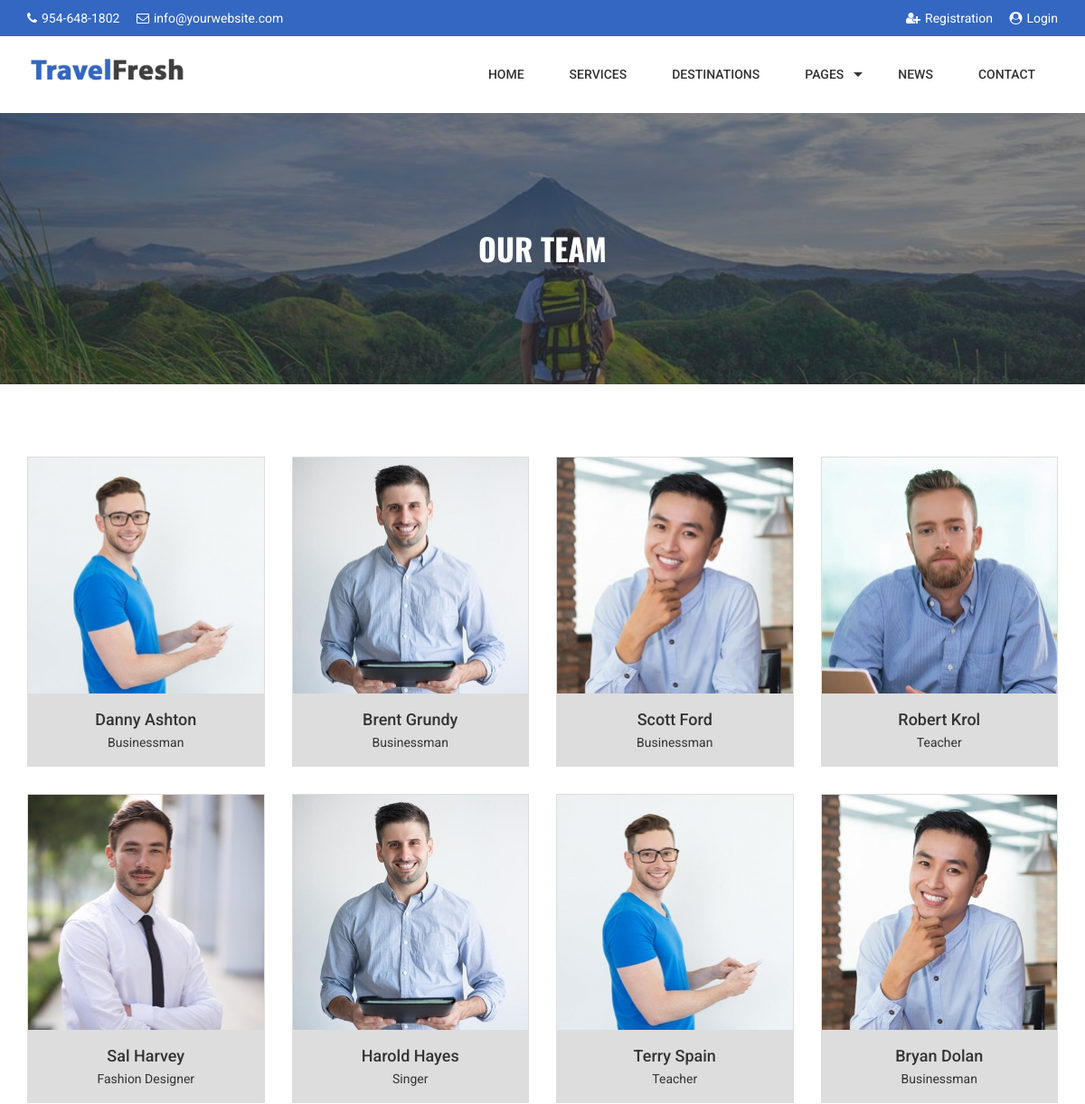
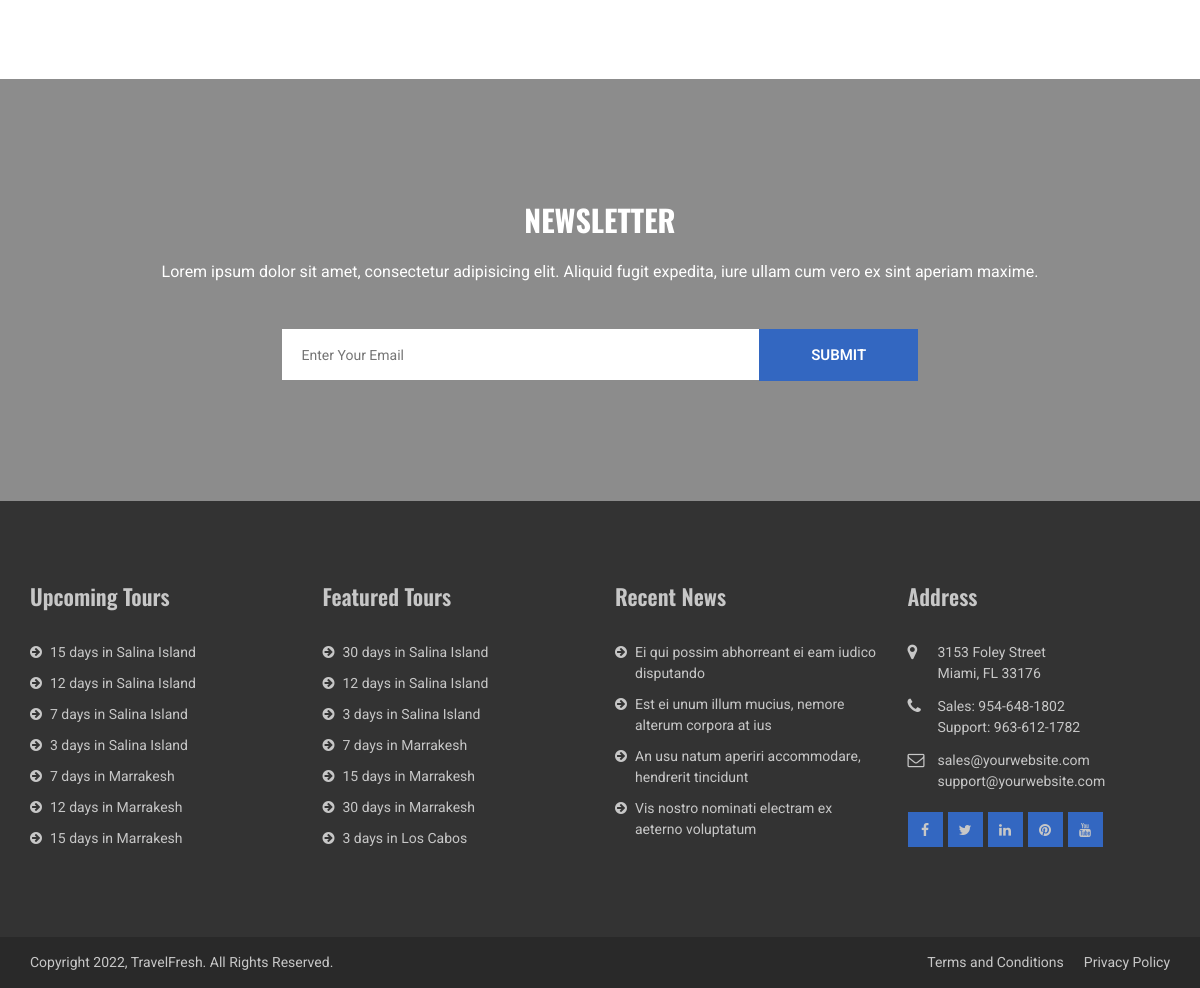
The page /travelfresh/index.php/team on the database its author committed (2 pictures, top to bottom).
### tables this page shows
CREATE TABLE `tbl_settings` (
  `id` int NOT NULL,
  `logo` text NOT NULL,
  `favicon` text NOT NULL,
  `footer_copyright` text NOT NULL,
  `footer_address` text NOT NULL,
  `footer_email` text NOT NULL,
  `footer_phone` text NOT NULL,
  `top_bar_email` text NOT NULL,
  `top_bar_phone` text NOT NULL,
  `send_email_from` text NOT NULL,
  `receive_email_to` text NOT NULL,
  `smtp_host` text NOT NULL,
  `smtp_port` text NOT NULL,
  `smtp_username` text NOT NULL,
  `smtp_password` text NOT NULL,
  `total_recent_news_footer` int NOT NULL,
  `total_upcoming_tour_footer` int NOT NULL,
  `total_featured_tour_footer` int NOT NULL,
  `total_recent_news_sidebar` int NOT NULL,
  `total_recent_news_home_page` int NOT NULL,
  `home_title_service` text NOT NULL,
  `home_subtitle_service` text NOT NULL,
  `home_status_service` text NOT NULL,
  `home_title_team_member` text NOT NULL,
  `home_subtitle_team_member` text NOT NULL,
  `home_status_team_member` text NOT NULL,
  `home_title_testimonial` text NOT NULL,
  `home_subtitle_testimonial` text NOT NULL,
  `home_status_testimonial` text NOT NULL,
  `home_photo_testimonial` text NOT NULL,
  `home_title_news` text NOT NULL,
  `home_subtitle_news` text NOT NULL,
  `home_status_news` text NOT NULL,
  `home_title_client` text NOT NULL,
  `home_subtitle_client` text NOT NULL,
  `home_status_client` text NOT NULL,
  `home_title_destination` text NOT NULL,
  `home_subtitle_destination` text NOT NULL,
  `home_status_destination` text NOT NULL,
  `home_title_featured_package` text NOT NULL,
  `home_subtitle_featured_package` text NOT NULL,
  `home_status_featured_package` text NOT NULL,
  `newsletter_title` text NOT NULL,
  `newsletter_text` text NOT NULL,
  `newsletter_photo` text NOT NULL,
  `newsletter_status` text NOT NULL,
  `banner_about` text NOT NULL,
  `banner_faq` text NOT NULL,
  `banner_service` text NOT NULL,
  `banner_testimonial` text NOT NULL,
  `banner_news` text NOT NULL,
  `banner_contact` text NOT NULL,
  `banner_search` text NOT NULL,
  `banner_category` text NOT NULL,
  `banner_terms` text NOT NULL,
  `banner_privacy` text NOT NULL,
  `banner_destination` text NOT NULL,
  `banner_team` text NOT NULL,
  `banner_payment` text NOT NULL,
  `banner_payment_success` text NOT NULL,
  `banner_payment_pending` text NOT NULL,
  `banner_registration` text NOT NULL,
  `banner_login` text NOT NULL,
  `banner_forget_password` text NOT NULL,
  `banner_reset_password` text NOT NULL,
  `banner_reset_password_success` text NOT NULL,
  `banner_verify_registration` text NOT NULL,
  `banner_verify_subscriber` text NOT NULL,
  `counter_1_title` text NOT NULL,
  `counter_1_value` text NOT NULL,
  `counter_2_title` text NOT NULL,
  `counter_2_value` text NOT NULL,
  `counter_3_title` text NOT NULL,
  `counter_3_value` text NOT NULL,
  `counter_4_title` text NOT NULL,
  `counter_4_value` text NOT NULL,
  `counter_photo` text NOT NULL,
  `counter_status` text NOT NULL,
  `front_end_color` text NOT NULL,
  `paypal_email` text NOT NULL,
  `stripe_public_key` text NOT NULL,
  `stripe_secret_key` text NOT NULL,
  `bank_detail` text NOT NULL,
  `recaptcha_site_key` text NOT NULL,
  `recaptcha_status` text NOT NULL,
  `preloader` text NOT NULL,
  `website_name` text NOT NULL
);

CREATE TABLE `tbl_page` (
  `id` int NOT NULL,
  `mt_home` varchar(255) NOT NULL,
  `mk_home` mediumtext NOT NULL,
  `md_home` mediumtext NOT NULL,
  `about_heading` varchar(255) NOT NULL,
  `about_content` mediumtext NOT NULL,
  `mt_about` varchar(255) NOT NULL,
  `mk_about` mediumtext NOT NULL,
  `md_about` mediumtext NOT NULL,
  `gallery_heading` varchar(255) NOT NULL,
  `mt_gallery` varchar(255) NOT NULL,
  `mk_gallery` mediumtext NOT NULL,
  `md_gallery` mediumtext NOT NULL,
  `faq_heading` varchar(255) NOT NULL,
  `mt_faq` varchar(255) NOT NULL,
  `mk_faq` mediumtext NOT NULL,
  `md_faq` mediumtext NOT NULL,
  `service_heading` varchar(255) NOT NULL,
  `mt_service` varchar(255) NOT NULL,
  `mk_service` mediumtext NOT NULL,
  `md_service` mediumtext NOT NULL,
  `portfolio_heading` varchar(255) NOT NULL,
  `mt_portfolio` varchar(255) NOT NULL,
  `mk_portfolio` mediumtext NOT NULL,
  `md_portfolio` mediumtext NOT NULL,
  `testimonial_heading` varchar(255) NOT NULL,
  `mt_testimonial` varchar(255) NOT NULL,
  `mk_testimonial` mediumtext NOT NULL,
  `md_testimonial` mediumtext NOT NULL,
  `news_heading` varchar(255) NOT NULL,
  `mt_news` varchar(255) NOT NULL,
  `mk_news` mediumtext NOT NULL,
  `md_news` mediumtext NOT NULL,
  `contact_heading` varchar(255) NOT NULL,
  `contact_address` mediumtext NOT NULL,
  `contact_email` mediumtext NOT NULL,
  `contact_phone` mediumtext NOT NULL,
  `contact_map` mediumtext NOT NULL,
  `mt_contact` varchar(255) NOT NULL,
  `mk_contact` mediumtext NOT NULL,
  `md_contact` mediumtext NOT NULL,
  `search_heading` varchar(255) NOT NULL,
  `mt_search` varchar(255) NOT NULL,
  `mk_search` mediumtext NOT NULL,
  `md_search` mediumtext NOT NULL,
  `term_heading` varchar(255) NOT NULL,
  `term_content` mediumtext NOT NULL,
  `mt_term` varchar(255) NOT NULL,
  `mk_term` mediumtext NOT NULL,
  `md_term` mediumtext NOT NULL,
  `privacy_heading` varchar(255) NOT NULL,
  `privacy_content` mediumtext NOT NULL,
  `mt_privacy` varchar(255) NOT NULL,
  `mk_privacy` mediumtext NOT NULL,
  `md_privacy` mediumtext NOT NULL,
  `destination_heading` varchar(255) NOT NULL,
  `mt_destination` varchar(255) NOT NULL,
  `mk_destination` mediumtext NOT NULL,
  `md_destination` mediumtext NOT NULL,
  `team_heading` varchar(255) NOT NULL,
  `mt_team` varchar(255) NOT NULL,
  `mk_team` mediumtext NOT NULL,
  `md_team` mediumtext NOT NULL
);

CREATE TABLE `tbl_team_member` (
  `id` int NOT NULL,
  `name` varchar(255) NOT NULL,
  `designation` varchar(100) NOT NULL,
  `photo` varchar(255) NOT NULL,
  `banner` varchar(255) NOT NULL,
  `detail` mediumtext NOT NULL,
  `facebook` varchar(255) NOT NULL,
  `twitter` varchar(255) NOT NULL,
  `linkedin` varchar(255) NOT NULL,
  `youtube` varchar(255) NOT NULL,
  `google_plus` varchar(255) NOT NULL,
  `instagram` varchar(255) NOT NULL,
  `flickr` varchar(255) NOT NULL,
  `phone` varchar(100) NOT NULL,
  `email` varchar(100) NOT NULL,
  `website` varchar(100) NOT NULL,
  `meta_title` varchar(255) NOT NULL,
  `meta_keyword` mediumtext NOT NULL,
  `meta_description` mediumtext NOT NULL
);

CREATE TABLE `tbl_package` (
  `p_id` int NOT NULL,
  `p_name` varchar(100) NOT NULL,
  `p_featured_photo` varchar(255) NOT NULL,
  `p_banner_photo` varchar(255) NOT NULL,
  `p_description` mediumtext NOT NULL,
  `p_description_short` text NOT NULL,
  `p_location` mediumtext NOT NULL,
  `p_start_date` varchar(10) NOT NULL,
  `p_end_date` varchar(10) NOT NULL,
  `p_last_booking_date` varchar(10) NOT NULL,
  `p_map` mediumtext NOT NULL,
  `p_itinerary` mediumtext NOT NULL,
  `p_price_single` varchar(10) NOT NULL,
  `p_policy` mediumtext NOT NULL,
  `p_terms` mediumtext NOT NULL,
  `p_is_featured` varchar(3) NOT NULL,
  `d_id` int NOT NULL,
  `meta_title` varchar(255) NOT NULL,
  `meta_keyword` mediumtext NOT NULL,
  `meta_description` mediumtext NOT NULL
);

CREATE TABLE `tbl_news` (
  `news_id` int NOT NULL,
  `news_title` varchar(255) NOT NULL,
  `news_content` mediumtext NOT NULL,
  `news_content_short` mediumtext NOT NULL,
  `news_date` varchar(255) NOT NULL,
  `photo` varchar(255) NOT NULL,
  `banner` varchar(255) NOT NULL,
  `category_id` int NOT NULL,
  `comment` varchar(3) NOT NULL,
  `meta_title` varchar(255) NOT NULL,
  `meta_keyword` mediumtext NOT NULL,
  `meta_description` mediumtext NOT NULL
);

CREATE TABLE `tbl_social` (
  `social_id` int NOT NULL,
  `social_name` varchar(30) NOT NULL,
  `social_url` varchar(255) NOT NULL,
  `social_icon` varchar(30) NOT NULL
);

### travelfresh/application/views/view_team.php (the view, shortened to what the rows shown need)
<div class="banner-slider" style="background-image: url(<?php echo base_url(); ?>public/uploads/<?php echo $setting['banner_team']; ?>)">
	<div class="bg"></div>
	<div class="bannder-table">
		<div class="banner-text">
			<h1><?php echo $page['team_heading']; ?></h1>
		</div>
	</div>
</div>
<div class="team-area pt_50 pb_80">
	<div class="container wow fadeIn">
		<div class="row">
			<?php
			foreach ($team_members as $row) {
				$temp_arr = explode('.',$row['photo']);
				$temp_final = $temp_arr[0].'-thumb'.'.'.$temp_arr[1];
				?>
				<div class="col-md-3 col-sm-4 col-xs-6 clear-four wow fadeIn" data-wow-delay="0.1s">
					<div class="team-item mt_30">
						<div class="team-photo">
							<img src="<?php echo base_url(); ?>public/uploads/<?php echo $temp_final; ?>" alt="Team Photo">
						</div>
						<div class="team-text">
							<a href="<?php echo base_url(); ?>team-member/<?php echo $row['id']; ?>"><?php echo $row['name']; ?></a>
							<p><?php echo $row['designation']; ?></p>
						</div>
					</div>
				</div>
				<?php
			}
			?>
		</div>
	</div>
</div>

### travelfresh/application/views/view_header.php (shortened to what the rows shown need)
<!DOCTYPE html>
<html class="no-js" lang="en">
<head>
    <link rel="stylesheet" href="<?php echo base_url(); ?>public/css/animate.min.css">
    <link rel="stylesheet" href="<?php echo base_url(); ?>public/css/bootstrap.min.css">
    <link rel="stylesheet" href="<?php echo base_url(); ?>public/css/font-awesome.min.css">
    <link rel="stylesheet" href="<?php echo base_url(); ?>public/css/magnific-popup.css">
    <link rel="stylesheet" href="<?php echo base_url(); ?>public/css/owl.carousel.min.css">
    <link rel="stylesheet" href="<?php echo base_url(); ?>public/css/superfish.css">
    <link rel="stylesheet" href="<?php echo base_url(); ?>public/css/slicknav.min.css">
    <link rel="stylesheet" href="<?php echo base_url(); ?>public/css/style.css">
    <link rel="stylesheet" href="<?php echo base_url(); ?>public/css/spacing.css">
    <link rel="stylesheet" href="<?php echo base_url(); ?>public/css/custom.css">
    <link rel="stylesheet" href="<?php echo base_url(); ?>public/css/responsive.css">
    <link rel="stylesheet" href="<?php echo base_url(); ?>public/css/chosen.css">
    <link rel="stylesheet" href="<?php echo base_url(); ?>public/css/datatable.min.css">
    <link rel="stylesheet" href="<?php echo base_url(); ?>public/css/toastr.min.css">
</head>
<body>
    <div class="top-header">
        <div class="container">
            <div class="row">
                <div class="col-md-6 col-sm-6 col-xs-8">
                    <div class="top-header-left">
                        <p><i class="fa fa-phone"></i><?php echo $setting['top_bar_phone']; ?></p>
                        <p><i class="fa fa-envelope-o"></i><?php echo $setting['top_bar_email']; ?></p>
                    </div>
                </div>
            </div>
        </div>
    </div>
    <div class="menu-area">
        <div class="container">
            <div class="row">
                <div class="col-md-3 col-sm-12">
                    <div class="logo">
                        <a href="<?php echo base_url(); ?>"><img src="<?php echo base_url(); ?>public/uploads/<?php echo $setting['logo']; ?>" alt="Logo"></a>
                    </div>
                </div>
            </div>
        </div>
    </div>

### travelfresh/application/views/view_footer.php (shortened to what the rows shown need)
<?php if($setting['newsletter_status'] == 'Show'): ?>
<div class="newsletter-area pt_120 pb_120" style="background-image: url(<?php echo base_url(); ?>public/uploads/<?php echo $setting['newsletter_photo']; ?>)" id="newsletter">
<div class="newsletter-bg"></div>
    <div class="container wow fadeIn">
    <div class="row">
            <div class="col-md-12">
                <div class="main-headline white">
                    <div class="headline">
                        <h2><?php echo $setting['newsletter_title']; ?></h2>
                    </div>
                    <p>
                        <?php echo nl2br($setting['newsletter_text']); ?>
                    </p>
                </div>
            </div>
        </div>
        <div class="row">
            <div class="col-md-12 mt_30 wow fadeIn" data-wow-delay="0.2s">
                <?php echo form_open(base_url().'newsletter/send',array('class' => '')); ?>
                    <div class="newsletter-submit">
                        <input type="text" placeholder="Enter Your Email" name="email_subscribe">
                        <input type="submit" value="Submit" name="form_subscribe">
                    </div>
                <?php echo form_close(); ?>
            </div>
        </div>
    </div>
</div>
<?php endif; ?>
<div class="footer-area pt_50 pb_80">
    <div class="container wow fadeIn">
        <div class="row">
            <div class="col-md-3 col-sm-6 wow fadeInLeft" data-wow-delay="0.2s">
                <div class="footer-item mt_30">
                    <ul>
                        <?php
                        $i=0;
                        foreach ($packages as $package) {
                            $today_time = strtotime(date('Y-m-d'));
                            $start_date_time = strtotime($package['p_start_date']);
                            if($today_time >= $start_date_time) {continue;}
                            $i++;
                            if($i>$setting['total_upcoming_tour_footer']) {break;}
                            ?>
                            <li><a href="<?php echo base_url(); ?>package/<?php echo $package['p_id']; ?>"><?php echo $package['p_name']; ?></a></li>
                            <?php
                        }
                        ?>
                    </ul>
                </div>
            </div>
            <div class="col-md-3 col-sm-6 wow fadeIn" data-wow-delay="0.3s">
                <div class="footer-item mt_30">
                    <ul>
                        <?php
                        $i=0;
                        foreach ($featured_packages as $featured_package) {
                            $i++;
                            if($i>$setting['total_featured_tour_footer']) {break;}
                            ?>
                            <li><a href="<?php echo base_url(); ?>package/<?php echo $featured_package['p_id']; ?>"><?php echo $featured_package['p_name']; ?></a></li>
                            <?php
                        }
                        ?>
                    </ul>
                </div>
            </div>
            <div class="col-md-3 col-sm-6 wow fadeIn" data-wow-delay="0.4s">
                <div class="footer-item mt_30">
                    <ul>
                        <?php
                        foreach ($all_news as $news) {
                            ?>
                            <li><a href="<?php echo base_url(); ?>news/view/<?php echo $news['news_id']; ?>"><?php echo $news['news_title']; ?></a></li>
                            <?php
                        }
                        ?>
                    </ul>
                </div>
            </div>
            <div class="col-md-3 col-sm-6 wow fadeInRight" data-wow-delay="0.2s">
                <div class="footer-item mt_30">
                    <div class="footer-address-item">
                        <div class="text"><span><?php echo nl2br($setting['footer_address']); ?></span></div>
                    </div>
                    <div class="footer-address-item">
                        <div class="text"><span><?php echo nl2br($setting['footer_phone']); ?></span></div>
                    </div>
                    <div class="footer-address-item">
                        <div class="text"><span><?php echo nl2br($setting['footer_email']); ?></span></div>
                    </div>
                    <ul class="footer-social">
                        <?php
                        foreach ($social as $row)
                        {
                            if($row['social_url']!='')
                            {
                                echo '<li><a href="'.$row['social_url'].'"><i class="'.$row['social_icon'].'"></i></a></li>';
                            }
                        }
                        ?>
                    </ul>
                </div>
            </div>
        </div>
    </div>
</div>
<div class="footer-bottom">
    <div class="container wow fadeIn">
        <div class="row">
            <div class="col-md-6">
                <div class="copy-text">
                    <p><?php echo $setting['footer_copyright']; ?></p>
                </div>
            </div>
        </div>
    </div>
</div>
</body>
</html>

### rows shown on the page
tbl_settings: top_bar_phone "954-648-1802", top_bar_email "info@yourwebsite.com", logo (picture), banner_team (picture), newsletter_photo (picture), newsletter_title "NEWSLETTER", newsletter_text "Lorem ipsum dolor sit amet, consectetur adipisicing elit. Aliquid fugit expedita, iure ullam cum vero ex sint aperiam maxime.", footer_address "3153 Foley Street Miami, FL 33176", footer_phone "Sales: 954-648-1802 Support: 963-612-1782", footer_email "sales@yourwebsite.com support@yourwebsite.com", footer_copyright "Copyright 2022, TravelFresh. All Rights Reserved."
tbl_page: team_heading "OUR TEAM"
tbl_team_member: name "Danny Ashton", designation "Businessman"
tbl_team_member: name "Brent Grundy", designation "Businessman"
tbl_team_member: name "Scott Ford", designation "Businessman"
tbl_team_member: shows a picture, name "Robert Krol", designation "Teacher"
tbl_team_member: shows a picture, name "Sal Harvey", designation "Fashion Designer"
tbl_team_member: name "Harold Hayes", designation "Singer"
tbl_team_member: name "Terry Spain", designation "Teacher"
tbl_team_member: name "Bryan Dolan", designation "Businessman"
tbl_package: p_name "15 days in Salina Island"
tbl_package: p_name "12 days in Salina Island"
tbl_package: p_name "7 days in Salina Island"
tbl_package: p_name "3 days in Salina Island"
tbl_package: p_name "7 days in Marrakesh"
tbl_package: p_name "12 days in Marrakesh"
tbl_package: p_name "15 days in Marrakesh"
tbl_package: p_name "30 days in Salina Island"
tbl_package: p_name "30 days in Marrakesh"
tbl_package: p_name "3 days in Los Cabos"
tbl_news: news_title "Ei qui possim abhorreant ei eam iudico disputando"
tbl_news: news_title "Est ei unum illum mucius, nemore alterum corpora at ius"
tbl_news: news_title "An usu natum aperiri accommodare, hendrerit tincidunt"
tbl_news: news_title "Vis nostro nominati electram ex aeterno voluptatum"
